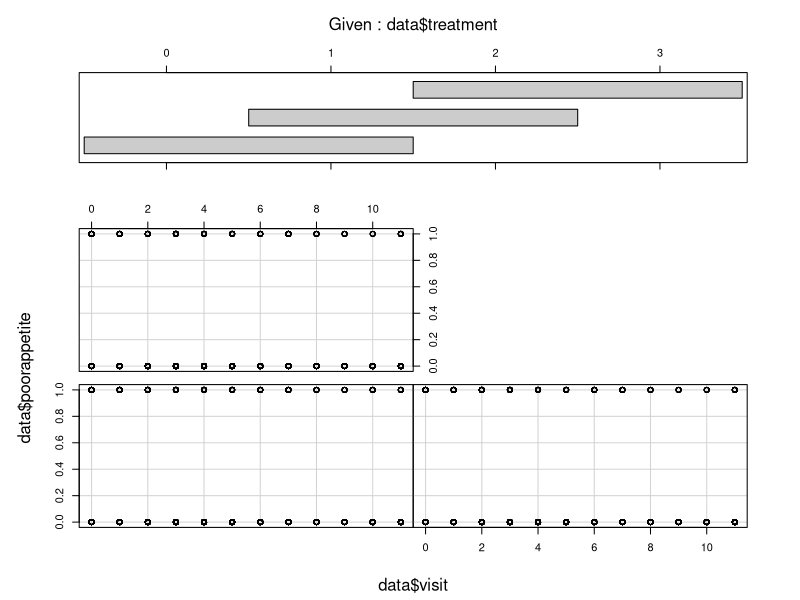
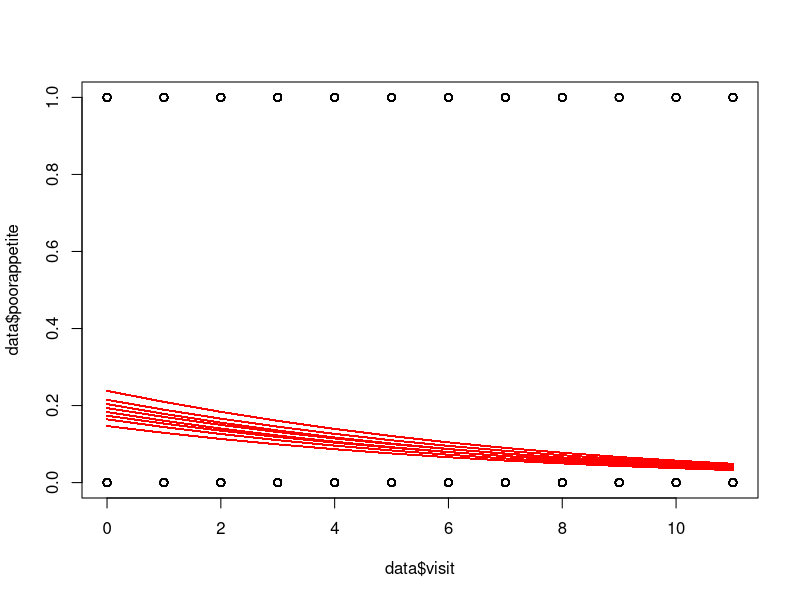

The R source for these figures, in order: (Note: a time limit stopped this script after it produced the figures.)
library(lme4)


## AIDS
rm(list = ls())
data<-read.table("cd4.txt", sep="\t",dec=".", header=TRUE)
head(data)
# try different distribution assumptions for GLMM to undestand which one provides a better fit
model.m1<-glmer(cd4~time + age + drugs + (1+time|person), 
                    data=data, family=gaussian(link="log"))
summary(model.m1)
model.m2<-glmer(cd4~time + age + drugs + (1+time|person), data=data, 
                    family=poisson(link="log"))
summary(model.m2)
model.m3<-glmer(cd4~time + age + drugs + (1+time|person), data=data, 
                    family=Gamma(link="log"))
summary(model.m3)
AIC(model.m1, model.m2, model.m3)
# for the distribution, which provided the best fit try different link function
model.m3_1<-glmer(cd4~time + age + drugs + (1+time|person), data=data, 
                  family=Gamma(link="log"))
model.m3_2<-glmer(cd4~time + age + drugs + (1+time|person), data=data, 
                  family=Gamma(link="sqrt"))
AIC(model.m3_1, model.m3_2)
# maximum likelihood estimate
newdata<-expand.grid(time=4, drugs=1, age=40)
muhat<-predict(model.m3_2,newdata=newdata, re.form=NA)
muhat
# calculate the prediction for unknown data point using the model
newdata<-expand.grid(time=4.531143, drugs=0, age=37.63, person=41829)
muhat<-predict(model.m3_2,newdata=newdata)
muhat
# estimate for the covariance matrix
sigma2<-sigma(model.m3_2)^2
ST<-getME(model.m3_2, "ST")$person
S<-diag(diag(ST))
T<-ST-S+diag(2)
F<-T%*%S%*%S%*%t(T)
cov.bi<-sigma2*F
cov.bi
# check if drugs is a significant variable
model.hyp1<-glmer(cd4~time + age + drugs + (1+time|person), data=data, 
                               family=Gamma(link="sqrt"))
model.hyp2<-glmer(cd4~time + age + (1+time|person), data=data, 
                               family=Gamma(link="sqrt"))
anova(model.hyp1, model.hyp2)


## Locust
rm(list = ls())
data<-read.table("locust.txt", sep="\t",dec=".", header=TRUE)
head(data)
model = glmer(move~time+feed + (1+time|id), data=data, 
              family=binomial(link="logit"))
summary(model)
# maximum likelihood estimate of Beta (fixed effect)
fixef(model)
fixef(model)[2]
# prediction
newdata<-data.frame(id=24, time=1.35, feed=0)
muhat<-predict(model,newdata=newdata)
muhat
# use Wald type of test statistic to test the hyphothesis 
k1<-c(0,1,0)
k2<-c(0,0,1)
K<-cbind(k1,k2)
beta<-t(t(fixef(model)))
Wald<-t(t(K)%*%beta)%*%solve(t(K)%*%vcov(model)%*%K)%*%t(K)%*%beta
Wald
p.value<-1-pchisq(as.numeric(Wald), df=15)
p.value
# estimate for the covariance matrix
ST<-getME(model, "ST")$id
S<-diag(diag(ST))
T<-ST-S+diag(2)
F<-T%*%S%*%S%*%t(T)
# no sigma due to the binary response
cov.bi<-F
cov.bi


## Morbidity
data<-read.table(file="morbidity.txt", sep="\t", dec=".", header=TRUE)
head(data)
tail(data)
coplot(data$poorappetite~data$visit|data$treatment)
# describe the data with model
model<-glmer(poorappetite~visit*treatment+boy+(1+visit|ID), 
               data=data, family=binomial(link="logit"))
summary(model)
# prediction for the random effect
ranef(model)
# mu estimate 
newdata<-data.frame(visit=11, boy=0, treatment=1)
predict(model, newdata=newdata, re.form=NA, type="response")

mu.hat<-predict(model, newdata=data, re.form=NA, type="response")
mu.pred<-predict(model, newdata=data, type="response")
plot(data$visit,data$poorappetite)
for(i in 1:length(data$ID)){
  lines(data$visit[data$ID==data$ID[i]],
        mu.hat[data$ID==data$ID[i]], col="red")
}
# significance of treatment
model_no_treatment<-glmer(poorappetite~visit+boy+(1+visit|ID), 
             data=data, family=binomial(link="logit"))
anova(model_no_treatment, model)
# predict how many of these children are having poor appetite if 
# the number of visits = 11, gender = boy
beta<-t(t(fixef(model)))
X<-getME(model, "X")
Z<-getME(model, "Z")
b<-as.numeric(stack(data.frame(t(ranef(model)$ID)))[,1])
xf<-t(t(rep(0,5)))
xf[1]<-1
xf[2]<-11

sigma2<-sigma(model)^2
ST<-getME(model, "ST")$ID
S<-diag(diag(ST))
T<-ST-S+diag(2)
F<-T%*%S%*%S%*%t(T)

zf<-t(t(rep(0,782)))
zf[1]<-1
zf[2]<-11
zf<-as.matrix(zf)

G<-kronecker(diag(391), F)
V<-diag(dim(X)[1])+Z%*%G%*%t(Z)

w<-Z%*%G%*%zf
vf<-1+t(zf)%*%G%*%zf

var.error<-sigma2*(vf-t(w)%*%solve(V)%*%w+(t(xf)-t(w)%*%solve(V)%*%X)%*%solve(t(X)%*%solve(V)%*%X)%*%(xf-t(X)%*%solve(V)%*%w))

blup<-t(xf)%*%beta+t(zf)%*%b

lowerbound<-blup-qnorm(0.75)*sqrt(var.error)
lowerbound

upperbound<-blup+qnorm(0.75)*sqrt(var.error)
upperbound
